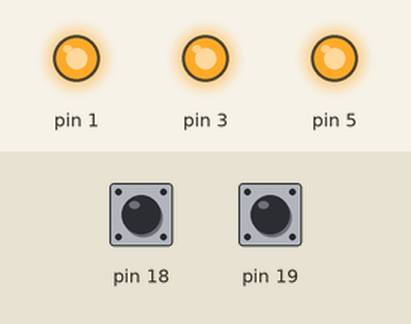
This sketch was run on a simulated Arduino Uno, built with avr-gcc and run on an emulated ATmega328P. Parts: output pins drawn as LEDs (lit = HIGH). The inputs (shaded band) are chosen by the test bench; at power-on: pin 18 HIGH, pin 19 HIGH.

Above: at 0.1 s.
Timing chart, 0 to 1.6 s (numbered marks = the images above):
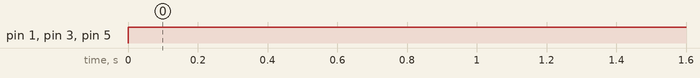

The sketch:

PCF8574_3Pin_switch_test.ino
```cpp
//PCF8574
#include "Arduino.h"
#include "PCF8574.h"
PCF8574 pcf8574(0x20);

const int button = P6;
int redPin = P3;
int greenPin = P4;
int bluePin = P5;


void setup() {
  // put your setup code here, to run once:
  pcf8574.pinMode(button, INPUT);
  pcf8574.pinMode(redPin, OUTPUT);
  pcf8574.pinMode(greenPin, OUTPUT);
  pcf8574.pinMode(bluePin, OUTPUT);
  pcf8574.begin(); //처음에 안써서 실행 안됨(주의)

}

void loop() {
  // put your main code here, to run repeatedly:
  if(pcf8574.digitalRead(button)==HIGH){
    setColor(0,1,1);
  }
  else{
    setColor(1, 1, 1); //off
  }


}

void setColor(int red, int green, int blue)
{
  pcf8574.digitalWrite(redPin, red);
  pcf8574.digitalWrite(greenPin, green);
  pcf8574.digitalWrite(bluePin, blue);
}
```

Measured:
- by itself, pin 1, pin 3, pin 5: LOW → HIGH at 0.00 s
